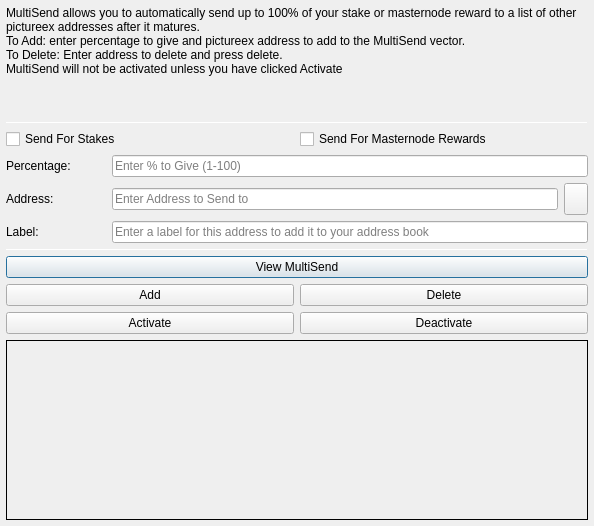
<?xml version="1.0" encoding="UTF-8"?>
<ui version="4.0">
 <class>MultiSendDialog</class>
 <widget class="QDialog" name="MultiSendDialog">
  <property name="windowModality">
   <enum>Qt::NonModal</enum>
  </property>
  <property name="geometry">
   <rect>
    <x>0</x>
    <y>0</y>
    <width>594</width>
    <height>526</height>
   </rect>
  </property>
  <property name="windowTitle">
   <string>MultiSend</string>
  </property>
  <layout class="QVBoxLayout" name="verticalLayout" stretch="0">
   <property name="leftMargin">
    <number>6</number>
   </property>
   <property name="topMargin">
    <number>6</number>
   </property>
   <property name="rightMargin">
    <number>6</number>
   </property>
   <property name="bottomMargin">
    <number>6</number>
   </property>
   <item>
    <layout class="QVBoxLayout" name="verticalLayout_Main" stretch="1,1,1,0,1,1,1">
     <item>
      <widget class="QLabel" name="label_2">
       <property name="lineWidth">
        <number>1</number>
       </property>
       <property name="text">
        <string>MultiSend allows you to automatically send up to 100% of your stake or masternode reward to a list of other pictureex addresses after it matures.
To Add: enter percentage to give and pictureex address to add to the MultiSend vector.
To Delete: Enter address to delete and press delete.
MultiSend will not be activated unless you have clicked Activate</string>
       </property>
       <property name="alignment">
        <set>Qt::AlignLeading|Qt::AlignLeft|Qt::AlignTop</set>
       </property>
       <property name="wordWrap">
        <bool>true</bool>
       </property>
      </widget>
     </item>
     <item>
      <widget class="Line" name="line">
       <property name="minimumSize">
        <size>
         <width>0</width>
         <height>1</height>
        </size>
       </property>
       <property name="maximumSize">
        <size>
         <width>16777215</width>
         <height>1</height>
        </size>
       </property>
       <property name="orientation">
        <enum>Qt::Horizontal</enum>
       </property>
      </widget>
     </item>
     <item>
      <layout class="QVBoxLayout" name="verticalLayout_Settings">
       <item>
        <layout class="QHBoxLayout" name="horizontalLayout">
         <item>
          <widget class="QCheckBox" name="multiSendStakeCheckBox">
           <property name="text">
            <string>Send For Stakes</string>
           </property>
          </widget>
         </item>
         <item>
          <widget class="QCheckBox" name="multiSendMasternodeCheckBox">
           <property name="text">
            <string>Send For Masternode Rewards</string>
           </property>
          </widget>
         </item>
        </layout>
       </item>
       <item>
        <layout class="QHBoxLayout" name="horizontalLayout_6">
         <item>
          <widget class="QLabel" name="label">
           <property name="minimumSize">
            <size>
             <width>100</width>
             <height>0</height>
            </size>
           </property>
           <property name="toolTip">
            <string>Percentage of stake to send</string>
           </property>
           <property name="text">
            <string>Percentage:</string>
           </property>
          </widget>
         </item>
         <item>
          <widget class="QLineEdit" name="multiSendPercentEdit">
           <property name="toolTip">
            <string>Enter whole numbers 1 - 100</string>
           </property>
           <property name="placeholderText">
            <string>Enter % to Give (1-100)</string>
           </property>
          </widget>
         </item>
        </layout>
       </item>
       <item>
        <layout class="QHBoxLayout" name="horizontalLayout_7">
         <item>
          <widget class="QLabel" name="label_5">
           <property name="minimumSize">
            <size>
             <width>100</width>
             <height>0</height>
            </size>
           </property>
           <property name="toolTip">
            <string>Address to send portion of stake to</string>
           </property>
           <property name="text">
            <string>Address:</string>
           </property>
          </widget>
         </item>
         <item>
          <widget class="QLineEdit" name="multiSendAddressEdit">
           <property name="toolTip">
            <string/>
           </property>
           <property name="placeholderText">
            <string>Enter Address to Send to</string>
           </property>
          </widget>
         </item>
         <item>
          <widget class="QToolButton" name="addressBookButton">
           <property name="maximumSize">
            <size>
             <width>16777215</width>
             <height>32</height>
            </size>
           </property>
           <property name="toolTip">
            <string>Choose an address from the address book</string>
           </property>
           <property name="text">
            <string/>
           </property>
           <property name="icon">
            <iconset resource="../pictureex.qrc">
             <normaloff>:/icons/address-book</normaloff>:/icons/address-book</iconset>
           </property>
           <property name="shortcut">
            <string>Alt+A</string>
           </property>
          </widget>
         </item>
        </layout>
       </item>
      </layout>
     </item>
     <item>
      <layout class="QHBoxLayout" name="horizontalLayout_3">
       <item>
        <widget class="QLabel" name="label_3">
         <property name="minimumSize">
          <size>
           <width>100</width>
           <height>0</height>
          </size>
         </property>
         <property name="text">
          <string>Label:</string>
         </property>
        </widget>
       </item>
       <item>
        <widget class="QLineEdit" name="labelAddressLabelEdit">
         <property name="placeholderText">
          <string>Enter a label for this address to add it to your address book</string>
         </property>
        </widget>
       </item>
      </layout>
     </item>
     <item>
      <widget class="Line" name="line_2">
       <property name="minimumSize">
        <size>
         <width>0</width>
         <height>1</height>
        </size>
       </property>
       <property name="maximumSize">
        <size>
         <width>16777215</width>
         <height>1</height>
        </size>
       </property>
       <property name="orientation">
        <enum>Qt::Horizontal</enum>
       </property>
      </widget>
     </item>
     <item>
      <layout class="QVBoxLayout" name="verticalLayout_Buttons">
       <item>
        <layout class="QHBoxLayout" name="horizontalLayout_4">
         <item>
          <widget class="QPushButton" name="viewButton">
           <property name="toolTip">
            <string/>
           </property>
           <property name="statusTip">
            <string>View MultiSend Vector</string>
           </property>
           <property name="text">
            <string>View MultiSend</string>
           </property>
          </widget>
         </item>
        </layout>
       </item>
       <item>
        <layout class="QHBoxLayout" name="horizontalLayout_2">
         <item>
          <widget class="QPushButton" name="addButton">
           <property name="toolTip">
            <string/>
           </property>
           <property name="statusTip">
            <string>Add to MultiSend Vector</string>
           </property>
           <property name="text">
            <string>Add</string>
           </property>
          </widget>
         </item>
         <item>
          <widget class="QPushButton" name="deleteButton">
           <property name="toolTip">
            <string/>
           </property>
           <property name="statusTip">
            <string>Delete Address From MultiSend Vector</string>
           </property>
           <property name="text">
            <string>Delete</string>
           </property>
          </widget>
         </item>
        </layout>
       </item>
       <item>
        <layout class="QHBoxLayout" name="horizontalLayout_5">
         <item>
          <widget class="QPushButton" name="activateButton">
           <property name="statusTip">
            <string>Activate MultiSend</string>
           </property>
           <property name="text">
            <string>Activate</string>
           </property>
          </widget>
         </item>
         <item>
          <widget class="QPushButton" name="disableButton">
           <property name="statusTip">
            <string>Deactivate MultiSend</string>
           </property>
           <property name="text">
            <string>Deactivate</string>
           </property>
          </widget>
         </item>
        </layout>
       </item>
      </layout>
     </item>
     <item>
      <widget class="QLabel" name="message">
       <property name="minimumSize">
        <size>
         <width>0</width>
         <height>180</height>
        </size>
       </property>
       <property name="frameShape">
        <enum>QFrame::Panel</enum>
       </property>
       <property name="frameShadow">
        <enum>QFrame::Plain</enum>
       </property>
       <property name="lineWidth">
        <number>1</number>
       </property>
       <property name="midLineWidth">
        <number>1</number>
       </property>
       <property name="text">
        <string/>
       </property>
       <property name="alignment">
        <set>Qt::AlignLeading|Qt::AlignLeft|Qt::AlignTop</set>
       </property>
       <property name="wordWrap">
        <bool>true</bool>
       </property>
      </widget>
     </item>
    </layout>
   </item>
  </layout>
 </widget>
 <resources>
  <include location="../pictureex.qrc"/>
 </resources>
 <connections/>
</ui>
